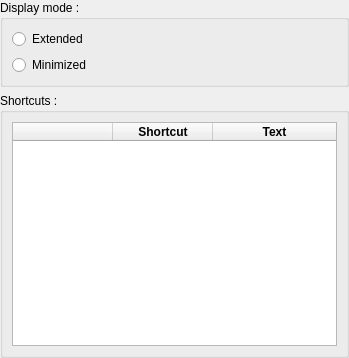
<?xml version="1.0" encoding="UTF-8"?>
<ui version="4.0">
 <class>QQPalmiSettings</class>
 <widget class="QWidget" name="QQPalmiSettings">
  <property name="geometry">
   <rect>
    <x>0</x>
    <y>0</y>
    <width>349</width>
    <height>358</height>
   </rect>
  </property>
  <property name="windowTitle">
   <string>Form</string>
  </property>
  <layout class="QVBoxLayout" name="verticalLayout_2">
   <property name="leftMargin">
    <number>0</number>
   </property>
   <property name="topMargin">
    <number>0</number>
   </property>
   <property name="rightMargin">
    <number>0</number>
   </property>
   <property name="bottomMargin">
    <number>0</number>
   </property>
   <item>
    <widget class="QGroupBox" name="groupBox_2">
     <property name="title">
      <string>Display mode :</string>
     </property>
     <layout class="QVBoxLayout" name="verticalLayout">
      <item>
       <widget class="QRadioButton" name="dmExtendedRB">
        <property name="text">
         <string>Extended</string>
        </property>
       </widget>
      </item>
      <item>
       <widget class="QRadioButton" name="dmMinimizedRB">
        <property name="text">
         <string>Minimized</string>
        </property>
       </widget>
      </item>
     </layout>
    </widget>
   </item>
   <item>
    <widget class="QGroupBox" name="groupBox">
     <property name="title">
      <string>Shortcuts :</string>
     </property>
     <layout class="QVBoxLayout" name="verticalLayout_3">
      <item>
       <widget class="QQPalmiSettingsTableWidget" name="shortcutsTable">
        <property name="columnCount">
         <number>3</number>
        </property>
        <attribute name="horizontalHeaderStretchLastSection">
         <bool>true</bool>
        </attribute>
        <attribute name="verticalHeaderVisible">
         <bool>false</bool>
        </attribute>
        <attribute name="verticalHeaderStretchLastSection">
         <bool>false</bool>
        </attribute>
        <column>
         <property name="text">
          <string/>
         </property>
        </column>
        <column>
         <property name="text">
          <string>Shortcut</string>
         </property>
         <property name="font">
          <font>
           <weight>75</weight>
           <bold>true</bold>
          </font>
         </property>
        </column>
        <column>
         <property name="text">
          <string>Text</string>
         </property>
         <property name="font">
          <font>
           <weight>75</weight>
           <bold>true</bold>
          </font>
         </property>
        </column>
       </widget>
      </item>
     </layout>
    </widget>
   </item>
  </layout>
 </widget>
 <customwidgets>
  <customwidget>
   <class>QQPalmiSettingsTableWidget</class>
   <extends>QTableWidget</extends>
   <header>ui/settingsmanager/qqpalmisettingstablewidget.h</header>
  </customwidget>
 </customwidgets>
 <resources/>
 <connections/>
</ui>
